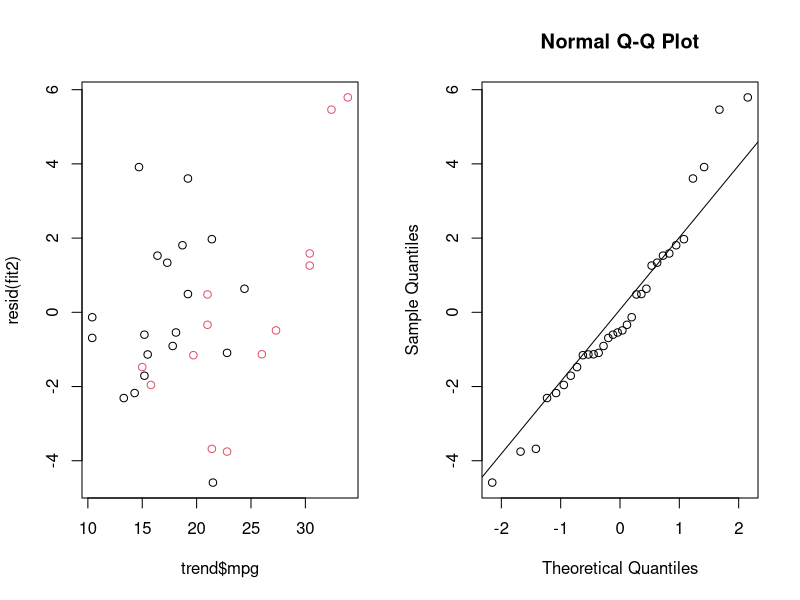
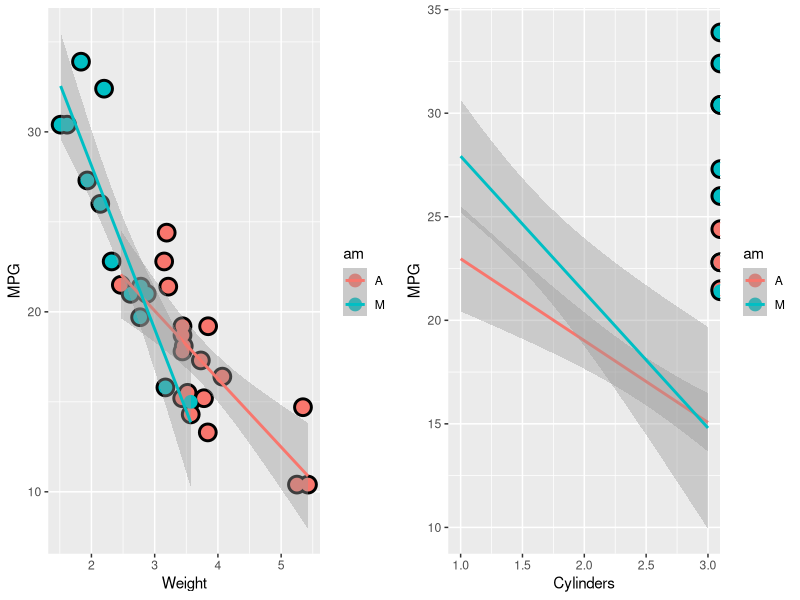

These charts were generated, in order, by the following R code:
## ---- chunk 1
library(dplyr);data(mtcars)
trend <- tbl_df(mtcars)
trend$vs<-factor(trend$vs)
trend$cyl<-factor(trend$cyl)
trend$am<-factor(ifelse(trend$am==0, "A", "M"))
trend$vs<-factor(ifelse(trend$vs==0, "V", "S"))
trend$gear<-factor(trend$gear)
trend$carb<-factor(trend$carb)
## ---- chunk 2
library(dplyr)
## ---- chunk 3
gear <- tbl_df(trend)
gear <- group_by(trend, gear, am) 
summarize(gear, count = n())
## ---- chunk 4
fit <- lm(mpg ~ am , data = trend); 
#summary(fit)$coef;
print(paste("R-squared = ",summary(fit)$r.squared))
## ---- chunk 5
y=data.frame(var = character(), rsquared=numeric())
y1 <- cbind(var = "cyl",rsquared = as.numeric(summary(lm(mpg ~ cyl , data = trend))$r.squared))
y2 <- cbind(var = "drat",rsquared = as.numeric(summary(lm(mpg ~ drat , data = trend))$r.squared))
y3 <- cbind(var = "wt",rsquared = as.numeric(summary(lm(mpg ~ wt , data = trend))$r.squared))
y4 <- cbind(var = "vs",rsquared = as.numeric(summary(lm(mpg ~ vs , data = trend))$r.squared))
y5 <- cbind(var = "am",rsquared = as.numeric(summary(lm(mpg ~ am , data = trend))$r.squared))
y6 <- cbind(var = "carb",rsquared = as.numeric(summary(lm(mpg ~ carb , data = trend))$r.squared))
(y<-rbind(y1,y2,y3,y4,y5,y6))
## ---- chunk 6
fit1 <- lm(mpg ~ wt , data = trend)
fit2 <- lm(mpg ~ wt + cyl , data = trend) 
fit3 <- lm(mpg ~ wt + cyl + drat, data = trend)
## ---- chunk 7
anova(fit1, fit2)
## ---- chunk 8
anova(fit2, fit3)
## ---- chunk 9
library(ggplot2)
par(mfrow=c(1,2))
plot(x = trend$mpg, y = resid(fit2), col = trend$am) 
qqnorm(resid(fit2)); 
qqline(resid(fit2))
## ---- chunk 10
library(gridExtra)
g = ggplot(trend, aes(x = wt, y = mpg, colour = am))
g = g + geom_point(size = 6, colour = "black") + geom_point(size = 4)
g = g + xlab("Weight") + ylab("MPG")
g = g + geom_smooth(method="lm")


h = ggplot(trend, aes(x = I(as.numeric(cyl)), y = mpg, colour = am))
h = h + geom_point(size = 6, colour = "black") + geom_point(size = 4)
h = h + xlab("Cylinders") + ylab("MPG")
h = h + geom_smooth(method="lm")

grid.arrange(g, h, ncol=2)
## ---- chunk 11
weight<-group_by(trend, am)
summarize(weight, mean(wt), mean(mpg))
## ---- chunk 12
cyl<-group_by(trend, am)
summarize(cyl, mean(as.numeric(cyl)), mean(mpg))
